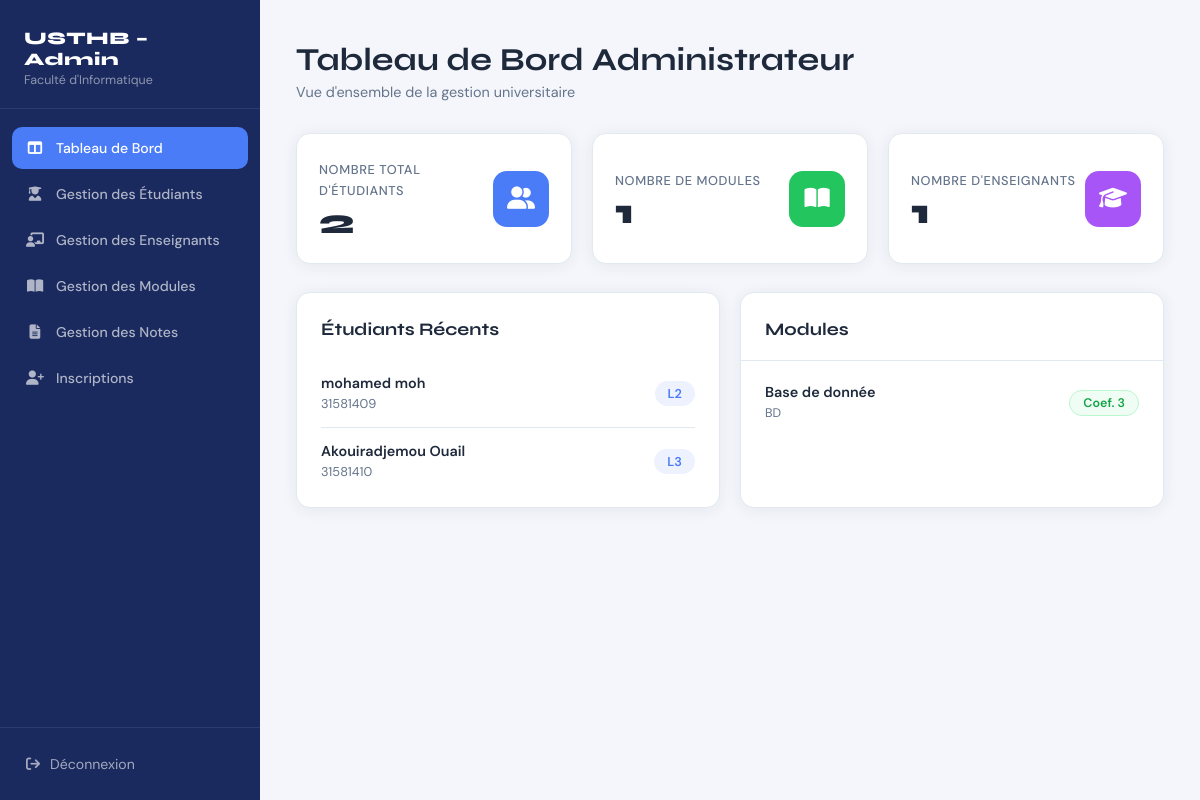
Page /dashboard_admin.php (signed in) on the earlier database version.
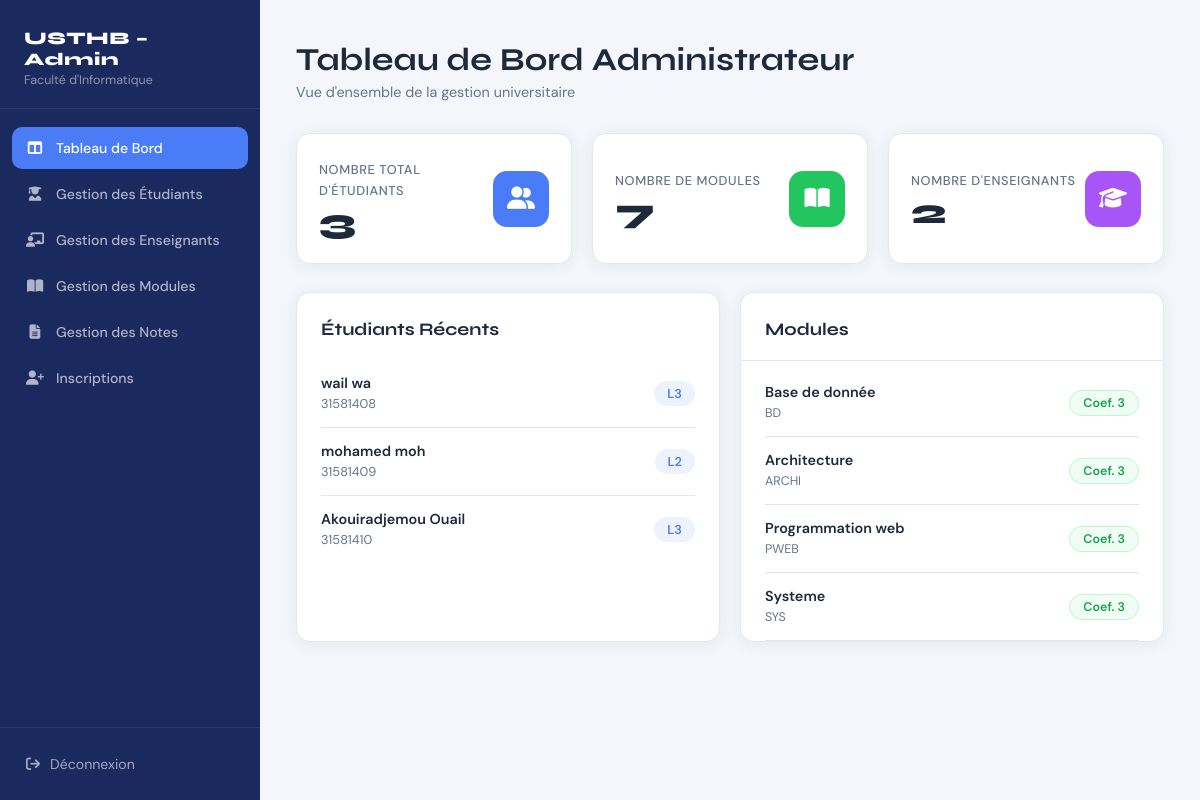
Same page on the later database version.
### tables this page shows
CREATE TABLE `students` (
  `id` int(11) NOT NULL,
  `matricule` int(11) DEFAULT NULL,
  `surname` varchar(255) NOT NULL,
  `family_name` varchar(255) NOT NULL,
  `email` varchar(255) NOT NULL,
  `lvl` int(11) DEFAULT NULL,
  `birth_date` date DEFAULT NULL,
  `user_id` int(11) DEFAULT NULL
);

CREATE TABLE `modules` (
  `id` int(11) NOT NULL,
  `code` varchar(255) NOT NULL,
  `name` varchar(255) NOT NULL,
  `coefficient` int(11) NOT NULL DEFAULT 1,
  `teacher_id` int(11) DEFAULT NULL,
  `lvl` int(11) NOT NULL DEFAULT 1
);

### dashboard_admin.php (the view, shortened to what the changed rows need)
<?php
    $db_server = "localhost";
    $db_user = "root";
    $db_pass = "";
    $db_name = "Usthb_app";
    $conn = mysqli_connect($db_server, $db_user, $db_pass, $db_name);
    $lvlLabels = [1 => 'L1', 2 => 'L2', 3 => 'L3', 4 => 'M1', 5 => 'M2'];
    $queryStudents = "SELECT * FROM Students";
    $resultStudents = mysqli_query($conn, $queryStudents);
    $studentCounter = mysqli_num_rows($resultStudents);
    $queryModules = "SELECT * FROM Modules";
    $resultModules = mysqli_query($conn, $queryModules);
    $moduleCounter = mysqli_num_rows($resultModules);
    $queryTeachers = "SELECT * FROM Teachers";
    $resultTeachers = mysqli_query($conn, $queryTeachers);
    $teacherCounter = mysqli_num_rows($resultTeachers);
    $sql = "SELECT `name`, code, coefficient FROM Modules";
    $result = mysqli_query($conn, $sql);
    $queryRecentStudents = "SELECT matricule, family_name, surname, id, lvl FROM Students ORDER BY id DESC LIMIT 5";
    $resultRecentStudents = mysqli_query($conn, $queryRecentStudents);
?>
<!DOCTYPE html>
<html lang="fr">
<head>
    <link rel="stylesheet" href="https://cdnjs.cloudflare.com/ajax/libs/font-awesome/6.5.0/css/all.min.css">
    <link rel="stylesheet" href="dashboard_admin.css">
</head>
<body>
<div class="layout">
    <aside class="sidebar">
        <div class="sidebar-brand">
            <h2>USTHB – Admin</h2>
        </div>
    </aside>
    <main class="main">
        <div class="page-header">
            <h1>Tableau de Bord Administrateur</h1>
        </div>
        <div class="stats-grid">
            <div class="stat-card">
                <div class="stat-info">
                    <label>Nombre total d'étudiants</label>
                    <strong><?=$studentCounter?></strong>
                </div>
            </div>
            <div class="stat-card">
                <div class="stat-info">
                    <label>Nombre de modules</label>
                    <strong><?=$moduleCounter?></strong>
                </div>
            </div>
            <div class="stat-card">
                <div class="stat-info">
                    <label>Nombre d'enseignants</label>
                    <strong><?=$teacherCounter?></strong>
                </div>
            </div>
        </div>
        <div class="bottom-grid">
            <div class="panel">
                <?php while($student = mysqli_fetch_assoc($resultRecentStudents)): ?>
                <div class="student-row">
                    <div class="student-info">
                        <strong><?= htmlspecialchars($student['family_name']) ?> <?= htmlspecialchars($student['surname']) ?></strong>
                        <span><?= htmlspecialchars($student['matricule']) ?></span>
                    </div>
                    <span class="badge-level"><?= $lvlLabels[$student['lvl']] ?? 'N/A' ?></span>
                </div>
                <?php endwhile; ?>
            </div>
            <div class="panel modules-panel">
                <div class="modules-slider-wrapper">
                    <?php while($module = mysqli_fetch_assoc($result)): ?>
                    <div class="module-row">
                        <div class="module-info">
                            <strong><?= htmlspecialchars($module['name']) ?></strong>
                            <span><?= htmlspecialchars($module['code']) ?></span>
                        </div>
                        <span class="badge-coef">Coef. <?= $module['coefficient'] ?></span>
                    </div>
                    <?php endwhile; ?>
                </div>
            </div>
        </div>
    </main>
</div>
</body>
</html>

Differences in the rows shown:
added students: family_name "wail", surname "wa", matricule "31581408", lvl "L3"
added modules: name "Architecture", code "ARCHI", coefficient "3"
added modules: name "Programmation web", code "PWEB", coefficient "3"
added modules: name "Systeme", code "SYS", coefficient "3"
Other differences:
$studentCounter: "2" → "3"
$moduleCounter: "1" → "7"
$teacherCounter: "1" → "2"
